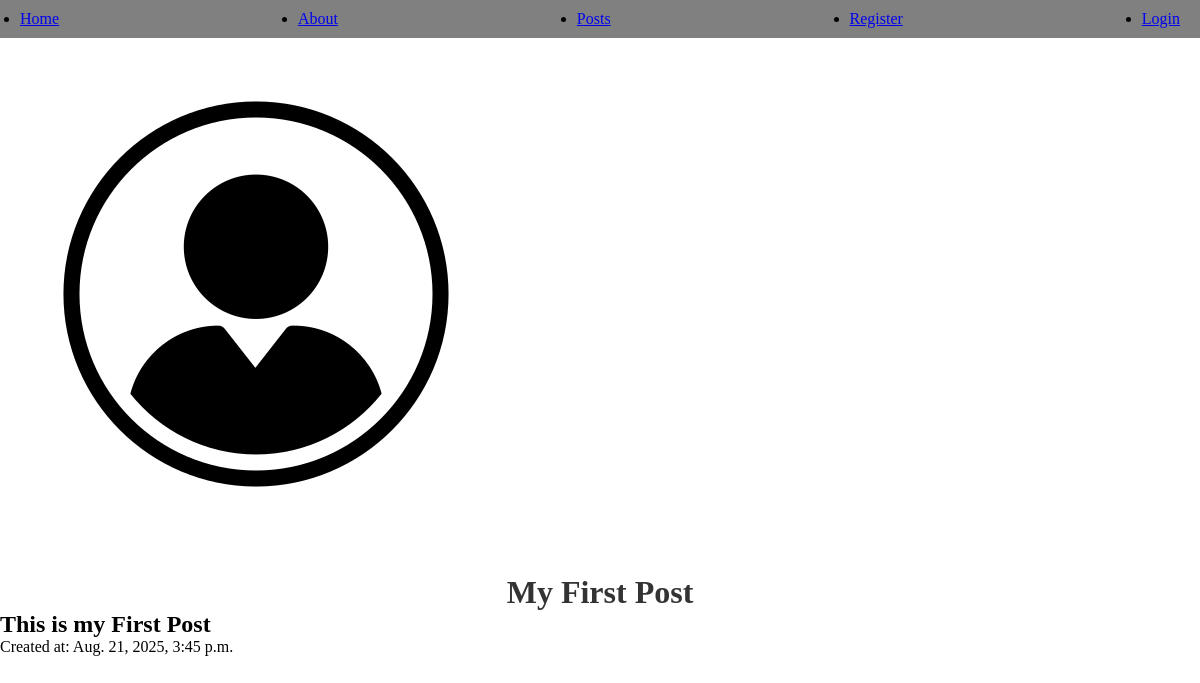
Before: /posts/first-post with the older database file.
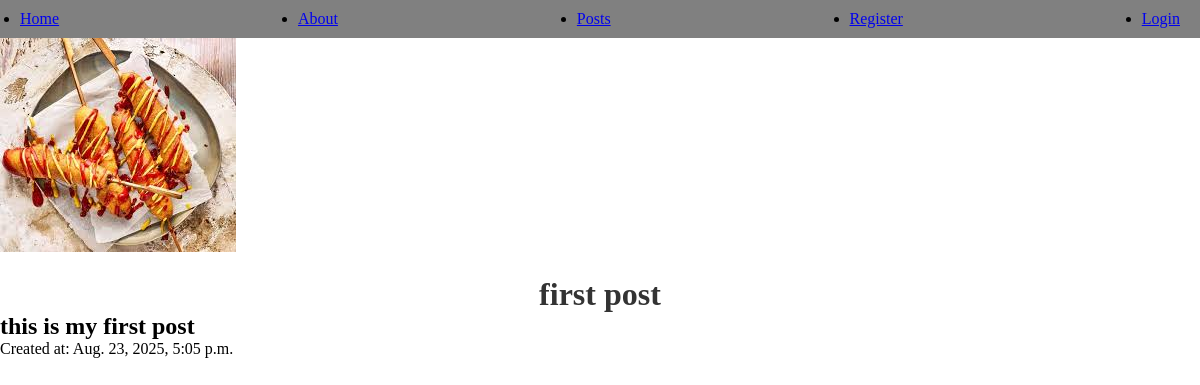
After: the same page with the newer database file.
### posts/models.py (models this page shows, shortened)
class Post(models.Model):
    title = models.CharField(max_length=100)
    body = models.TextField()
    slug = models.SlugField(unique=True)
    created_at = models.DateTimeField(auto_now_add=True)
    banner = models.ImageField(default="default.jpg", blank=True)
    author = models.ForeignKey(User, on_delete=models.CASCADE, default=None)

### posts/views.py (the view)
# urls.py: path("<slug:slug>", views.post_detail, name='detail'),
def post_detail(request, slug):
    post = Post.objects.get(slug=slug)
    return render(request, 'posts/post.html', {'post': post})

### posts/templates/posts/post.html (shortened to what this page needs)
{% extends 'layout.html' %}
{% block content %}
<section>
    <img src="{{ post.banner.url }}" alt="{{post.title}}" />
    <h1>{{ post.title }}</h1>
    <h2>{{ post.body }}</h2>
    <p>Created at: {{ post.created_at }}</p>
</section>
{% endblock %}

### templates/layout.html (shortened to what this page needs)
<!DOCTYPE html>
{% load static %}
<html lang="en">
  <head>
    <link rel="stylesheet" href="{% static 'css/style.css' %}" />
  </head>
  <body>
    <nav>
      <ul>
        <li><a href="/">Home</a></li>
        <li><a href="/about">About</a></li>
        <li><a href="{% url 'posts:list'  %}">Posts</a></li>
        {% if user.is_authenticated %}
        <li><a href="{% url 'posts:new-post' %}">New Post</a></li>
        <li>
          <form action="{% url 'users:logout' %}" method="post">
            {% csrf_token %}
            <button type="submit">Logout</button>
          </form>
        </li>
        {% else %}
        <li><a href="{% url 'users:register' %}">Register</a></li>
        <li><a href="{% url 'users:login' %}">Login</a></li>
        {% endif %}
      </ul>
    </nav>
    <main>{% block content %} {% endblock %}</main>
  </body>
</html>

### static/css/style.css (style rules this page uses)
* { margin: 0; padding: 0; box-sizing: border-box; }
ul { display: flex; justify-content: space-between; align-items: center; background-color: gray; padding: 10px 20px; }
h1 { font-size: 2rem; color: #333; text-align: center; margin-top: 20px; }

Changed rows visible on the page:
changed Post: banner: a different picture; title "My First Post" → "first post"; body "This is my First Post" → "this is my first post"; created_at "Aug. 21, 2025, 3:45 p.m." → "Aug. 23, 2025, 5:05 p.m."
